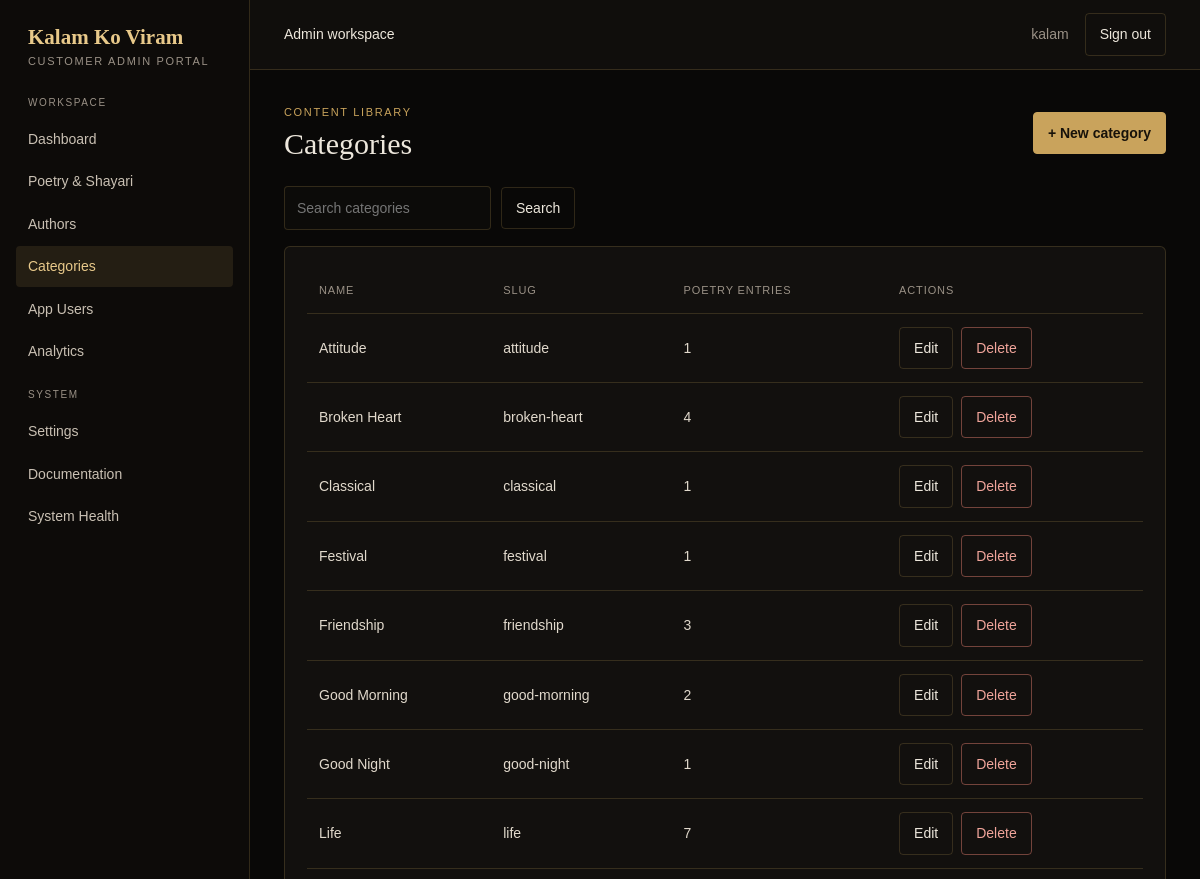
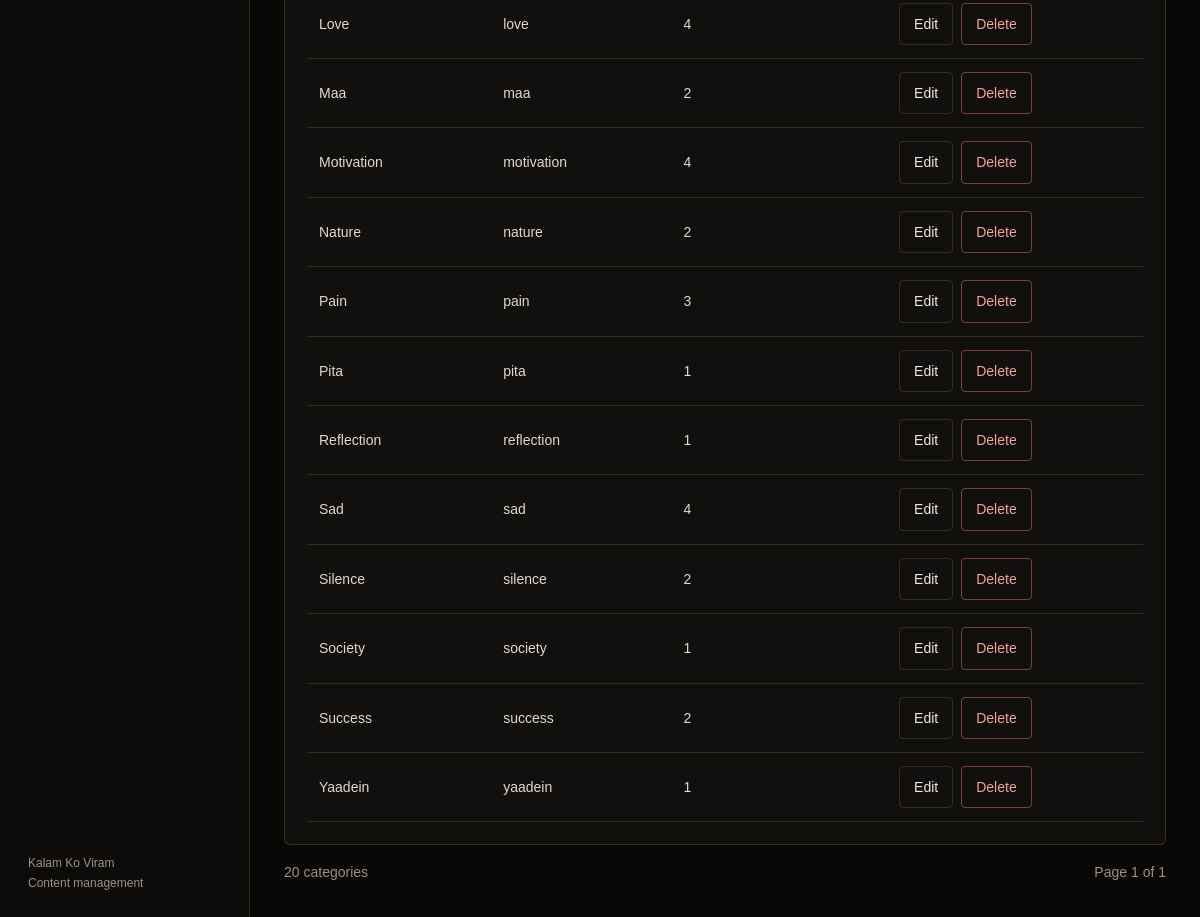
The page /portal/categories/ (signed in) on the database its author committed (2 pictures, top to bottom).
### kalam/models.py (models this page shows, shortened)
class Category(models.Model):
	name = models.CharField(max_length=100)
	slug = models.SlugField(max_length=120, unique=True)
	created_at = models.DateTimeField(auto_now_add=True)
	class Meta:
		ordering = ("name",)
		verbose_name_plural = "categories"

### kalam/views.py (the view)
# urls.py: path("portal/categories/", views.portal_category_list, name="portal_category_list"),
@_portal_permission_required("kalam.view_category")
def portal_category_list(request):
    queryset = Category.objects.annotate(poetry_count=Count("poetry")).order_by("name")
    search = request.GET.get("q", "").strip()
    if search:
        queryset = queryset.filter(name__icontains=search)
    return render(request, "admin_portal/categories/list.html", {
        "page_obj": _page(request, queryset),
        "search": search,
    })

### kalam/views.py (called while the page is built)
def _portal_permission_required(permission):
    def decorator(view):
        @login_required(login_url="portal_login")
        @wraps(view)
        def wrapped(request, *args, **kwargs):
            if not request.user.has_perm(permission):
                raise PermissionDenied
            return view(request, *args, **kwargs)
        return wrapped
    return decorator

def _page(request, queryset):
    return Paginator(queryset, 20).get_page(request.GET.get("page"))

### templates/admin_portal/categories/list.html (shortened to what this page needs)
{% extends "admin_portal/base.html" %}
{% block content %}
<div class="page-head"><div><div class="eyebrow">Content library</div><h1>Categories</h1></div>{% if perms.kalam.add_category %}<a class="btn btn-primary" href="{% url 'portal_category_create' %}">+ New category</a>{% endif %}</div>
<form class="toolbar" method="get"><input class="form-control" type="search" name="q" placeholder="Search categories" value="{{ search }}"><button class="btn" type="submit">Search</button></form>
<div class="card table-wrap"><table><thead><tr><th>Name</th><th>Slug</th><th>Poetry entries</th><th>Actions</th></tr></thead><tbody>{% for category in page_obj %}<tr><td>{{ category.name }}</td><td>{{ category.slug }}</td><td>{{ category.poetry_count }}</td><td><div class="actions">{% if perms.kalam.change_category %}<a class="btn" href="{% url 'portal_category_edit' category.pk %}">Edit</a>{% endif %}{% if perms.kalam.delete_category %}<a class="btn btn-danger" href="{% url 'portal_category_delete' category.pk %}">Delete</a>{% endif %}</div></td></tr>{% empty %}<tr><td colspan="4" class="empty">No categories found.</td></tr>{% endfor %}</tbody></table></div>
<div class="pagination"><span>{{ page_obj.paginator.count }} categories</span><div class="actions"><span>Page {{ page_obj.number }} of {{ page_obj.paginator.num_pages }}</span></div></div>
{% endblock %}

### templates/admin_portal/base.html (shortened to what this page needs)
<!doctype html>
<html lang="en">
<head>
</head>
<body>
<div class="shell">
    <aside class="sidebar">
        <a class="brand" href="{% url 'portal_dashboard' %}">Kalam Ko Viram<small>Customer admin portal</small></a>
        <nav>
            <div class="nav-label">Workspace</div>
            <a class="nav-link {% if request.resolver_match.url_name == 'portal_dashboard' %}active{% endif %}" href="{% url 'portal_dashboard' %}">Dashboard</a>
            {% if perms.kalam.view_poetry %}<a class="nav-link {% if 'poetry' in request.resolver_match.url_name %}active{% endif %}" href="{% url 'portal_poetry_list' %}">Poetry &amp; Shayari</a>{% endif %}
            {% if perms.kalam.view_author %}<a class="nav-link {% if 'author' in request.resolver_match.url_name %}active{% endif %}" href="{% url 'portal_author_list' %}">Authors</a>{% endif %}
            {% if perms.kalam.view_category %}<a class="nav-link {% if 'category' in request.resolver_match.url_name %}active{% endif %}" href="{% url 'portal_category_list' %}">Categories</a>{% endif %}
            {% if perms.auth.view_user %}<a class="nav-link {% if 'user' in request.resolver_match.url_name %}active{% endif %}" href="{% url 'portal_user_list' %}">App Users</a>{% endif %}
            {% if perms.kalam.view_poetry %}<a class="nav-link {% if request.resolver_match.url_name == 'portal_analytics' %}active{% endif %}" href="{% url 'portal_analytics' %}">Analytics</a>{% endif %}
            <div class="nav-label" style="margin-top:16px">System</div>
            <a class="nav-link {% if request.resolver_match.url_name == 'portal_settings' %}active{% endif %}" href="{% url 'portal_settings' %}">Settings</a>
            <a class="nav-link {% if request.resolver_match.url_name == 'portal_documentation' %}active{% endif %}" href="{% url 'portal_documentation' %}">Documentation</a>
            <a class="nav-link {% if request.resolver_match.url_name == 'portal_system_health' %}active{% endif %}" href="{% url 'portal_system_health' %}">System Health</a>
        </nav>
        <div class="sidebar-footer">Kalam Ko Viram<br>Content management</div>
    </aside>
    <main class="main">
        <header class="topbar">
            <strong>Admin workspace</strong>
            <div class="top-actions"><span>{{ request.user.get_full_name|default:request.user.username }}</span><form method="post" action="{% url 'portal_logout' %}">{% csrf_token %}<button class="btn" type="submit">Sign out</button></form></div>
        </header>
        <section class="content">{% block content %}{% endblock %}</section>
    </main>
</div>
</body>
</html>

### templates/admin_portal/base.html (style rules this page uses)
:root { color-scheme:dark;--bg:#090807;--panel:#12100e;--panel2:#191612;--gold:#c9a35c;--gold-light:#e8c98a;--text:#ede7dc;--muted:#9a9186;--line:rgba(201,163,92,.2);--red:#d47669 }
* { box-sizing:border-box }
body { margin:0;background:var(--bg);color:var(--text);font:14px/1.6 Arial,sans-serif }
a { color:inherit;text-decoration:none }
button,input,select,textarea { font:inherit }
.shell { min-height:100vh;display:grid;grid-template-columns:250px 1fr }
.sidebar { background:#0d0b09;border-right:1px solid var(--line);padding:25px 16px;display:flex;flex-direction:column;gap:26px }
.brand { font:600 21px Georgia,serif;color:var(--gold-light);padding:0 12px }
.brand small { display:block;font:11px Arial,sans-serif;color:var(--muted);letter-spacing:.15em;text-transform:uppercase;margin-top:5px }
.nav-label { font-size:10px;letter-spacing:.16em;text-transform:uppercase;color:var(--muted);padding:0 12px;margin:2px 0 8px }
.nav-link { display:block;padding:9px 12px;border-radius:4px;color:#c9c0b3;margin:2px 0 }
.nav-link:hover,.nav-link.active { background:rgba(201,163,92,.12);color:var(--gold-light) }
.sidebar-footer { margin-top:auto;color:var(--muted);font-size:12px;padding:0 12px }
.main { min-width:0 }
.topbar { height:70px;border-bottom:1px solid var(--line);display:flex;align-items:center;justify-content:space-between;padding:0 34px;background:rgba(18,16,14,.8) }
.topbar strong { font-weight:500 }
.top-actions { display:flex;align-items:center;gap:16px;color:var(--muted) }
.content { padding:34px;max-width:1500px;margin:0 auto }
.page-head { display:flex;align-items:center;justify-content:space-between;gap:20px;margin-bottom:24px }
.eyebrow { font-size:11px;letter-spacing:.15em;text-transform:uppercase;color:var(--gold) }
h1 { font:500 30px/1.2 Georgia,serif;margin:4px 0 0 }
.card,.stat { background:var(--panel);border:1px solid var(--line);border-radius:6px;padding:22px }
.btn { display:inline-flex;align-items:center;justify-content:center;border:1px solid var(--line);border-radius:4px;padding:9px 14px;background:transparent;color:var(--text);cursor:pointer }
.btn-primary { background:var(--gold);color:#17120a;border-color:var(--gold);font-weight:600 }
.btn-danger { color:#f0a49a;border-color:rgba(212,118,105,.5) }
.actions { display:flex;gap:8px;align-items:center }
.toolbar { display:flex;gap:10px;align-items:center;flex-wrap:wrap;margin-bottom:16px }
.form-control { width:100%;background:#0c0b09;border:1px solid var(--line);border-radius:4px;color:var(--text);padding:10px 12px }
.toolbar .form-control { width:auto;min-width:180px }
table { width:100%;border-collapse:collapse }
th,td { text-align:left;padding:13px 12px;border-bottom:1px solid var(--line);vertical-align:middle }
th { color:var(--muted);font-size:11px;text-transform:uppercase;letter-spacing:.08em;font-weight:500 }
td { color:#e1d9cc }
.table-wrap { overflow-x:auto }
.pagination { display:flex;justify-content:space-between;align-items:center;margin-top:16px;color:var(--muted) }

### rows shown on the page
Category: name "Attitude", slug "attitude", poetry_count "1"
Category: name "Broken Heart", slug "broken-heart", poetry_count "4"
Category: name "Classical", slug "classical", poetry_count "1"
Category: name "Festival", slug "festival", poetry_count "1"
Category: name "Friendship", slug "friendship", poetry_count "3"
Category: name "Good Morning", slug "good-morning", poetry_count "2"
Category: name "Good Night", slug "good-night", poetry_count "1"
Category: name "Life", slug "life", poetry_count "7"
Category: name "Love", slug "love", poetry_count "4"
Category: name "Maa", slug "maa", poetry_count "2"
Category: name "Motivation", slug "motivation", poetry_count "4"
Category: name "Nature", slug "nature", poetry_count "2"
Category: name "Pain", slug "pain", poetry_count "3"
Category: name "Pita", slug "pita", poetry_count "1"
Category: name "Reflection", slug "reflection", poetry_count "1"
Category: name "Sad", slug "sad", poetry_count "4"
Category: name "Silence", slug "silence", poetry_count "2"
Category: name "Society", slug "society", poetry_count "1"
Category: name "Success", slug "success", poetry_count "2"
Category: name "Yaadein", slug "yaadein", poetry_count "1"

### other values the page prints
{{ request.user.get_full_name|default:request.user.username }} "kalam"
{{ page_obj.paginator.count }} "20"
{{ page_obj.number }} "1"
{{ page_obj.paginator.num_pages }} "1"
